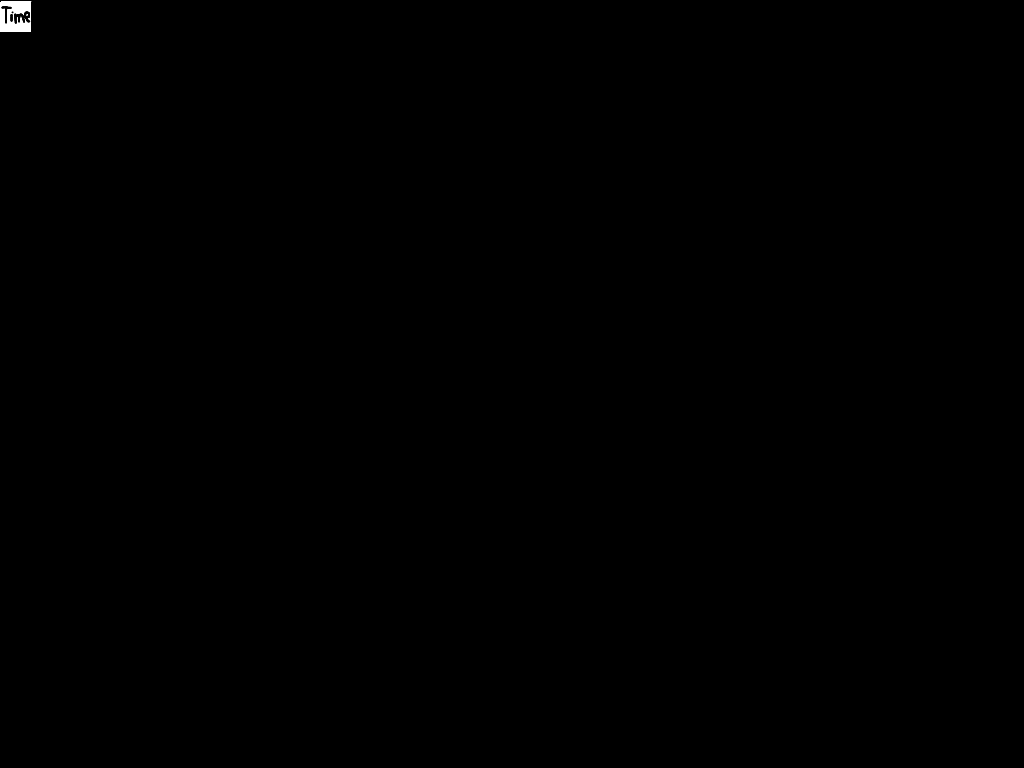

A level layout from a 2D game, rendered from its tile map. Below: a short description, then the map file with tile-grid data replaced by summaries:
An orthogonal 32x24 tile map with 32x32 px tiles, 3 tile layers (solids, data, position), 2 tilesets.

<map version="1.0" orientation="orthogonal" width="32" height="24" tilewidth="32" tileheight="32">
 <tileset firstgid="1" name="position32x32" tilewidth="32" tileheight="32">
  <image source="position32x32.png" width="128" height="97" />
  <tile id="0">
   <properties>
    <property name="candyNumber" value="0" />
    <property name="property" value="candyMonster" />
   </properties>
  </tile>
  <tile id="1">
   <properties>
    <property name="candyNumber" value="0" />
    <property name="property" value="item" />
   </properties>
  </tile>
  <tile id="2">
   <properties>
    <property name="candyNumber" value="3" />
    <property name="property" value="candyMonster" />
   </properties>
  </tile>
  <tile id="3">
   <properties>
    <property name="candyNumber" value="3" />
    <property name="property" value="item" />
   </properties>
  </tile>
  <tile id="4">
   <properties>
    <property name="candyNumber" value="1" />
    <property name="property" value="candyMonster" />
   </properties>
  </tile>
  <tile id="5">
   <properties>
    <property name="candyNumber" value="1" />
    <property name="property" value="item" />
   </properties>
  </tile>
  <tile id="6">
   <properties>
    <property name="property" value="moveableBox" />
   </properties>
  </tile>
  <tile id="7">
   <properties>
    <property name="time" value="60" />
   </properties>
  </tile>
  <tile id="8">
   <properties>
    <property name="candyNumber" value="2" />
    <property name="property" value="candyMonster" />
   </properties>
  </tile>
  <tile id="9">
   <properties>
    <property name="candyNumber" value="2" />
    <property name="property" value="item" />
   </properties>
  </tile>
  <tile id="10">
   <properties>
    <property name="property" value="player" />
   </properties>
  </tile>
  <tile id="11">
   <properties>
    <property name="property" value="spikes" />
   </properties>
  </tile>
 </tileset>
 <tileset firstgid="13" name="nya rutor" tilewidth="32" tileheight="32">
  <image source="JosRutor32x32.png" width="128" height="256" />
  <tile id="0">
   <properties>
    <property name="property" value="solidGround" />
   </properties>
  </tile>
  <tile id="1">
   <properties>
    <property name="property" value="solidGround" />
   </properties>
  </tile>
  <tile id="3">
   <properties>
    <property name="property" value="solidGround" />
   </properties>
  </tile>
  <tile id="4">
   <properties>
    <property name="property" value="spring" />
   </properties>
  </tile>
  <tile id="5">
   <properties>
    <property name="property" value="ice" />
   </properties>
  </tile>
  <tile id="8">
   <properties>
    <property name="property" value="iceSpring" />
   </properties>
  </tile>
  <tile id="15">
   <properties>
    <property name="property" value="solidGround" />
   </properties>
  </tile>
  <tile id="16">
   <properties>
    <property name="property" value="ice" />
   </properties>
  </tile>
  <tile id="17">
   <properties>
    <property name="property" value="solidGround" />
   </properties>
  </tile>
  <tile id="19">
   <properties>
    <property name="property" value="solidGround" />
   </properties>
  </tile>
  <tile id="20">
   <properties>
    <property name="property" value="ice" />
   </properties>
  </tile>
  <tile id="21">
   <properties>
    <property name="property" value="solidGround" />
   </properties>
  </tile>
  <tile id="23">
   <properties>
    <property name="property" value="solidGround" />
   </properties>
  </tile>
 </tileset>
 <layer name="solids" width="32" height="24">
  <data>[768 cells, 128 non-empty, 1 distinct tile ids]</data>
 </layer>
 <layer name="data" width="32" height="24">
  <data>[768 cells, 1 non-empty, 1 distinct tile ids]</data>
 </layer>
 <layer name="position" width="32" height="24">
  <data>[768 cells, 0 non-empty, 0 distinct tile ids]</data>
 </layer>
</map>
